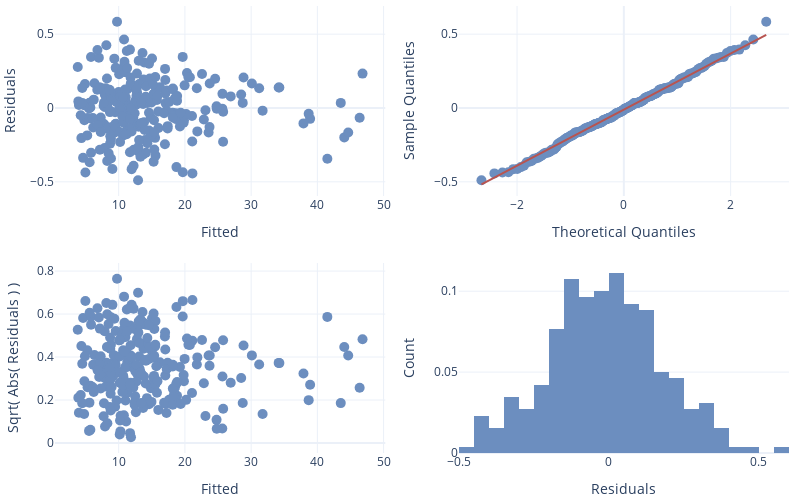

Here is the notebook cell this chart was saved with:
### Code cell
glmm_snr_snt = glmer('SNR ~ Stain * Tissue + (1|Experiment) + (1|ROI)', data=pl_df_measures, family='Gamma', link='log')
glmm_snr_snt.set_factors(['Stain', 'Tissue'])

# Convert estimates to odds
display(glmm_snr_snt.fit(exponentiate=True, summary=True, conf_method='boot'))
display(glmm_snr_snt.result_fit_stats)
stat_diagnostics(glmm_snr_snt.data['fitted'], glmm_snr_snt.data['resid'], glmm_snr_snt.data['Experiment'])

### Figure 1 — Plotly figure (JSON) as saved in the notebook; plotly's stock layout.template omitted (floating-point values rounded to 4 significant figures; data arrays with more than 128 entries replaced by an {"elided": "..."} marker saying what was removed)
{"data": [{"marker": {"color": "#6C8EBF", "size": 10}, "mode": "markers", "text": {"elided": "260 str values"}, "type": "scatter", "x": {"elided": "260 float values"}, "xaxis": "x", "y": {"elided": "260 float values"}, "yaxis": "y"}, {"marker": {"color": "#6C8EBF", "size": 10}, "mode": "markers", "type": "scatter", "x": {"elided": "260 float values"}, "xaxis": "x2", "y": {"elided": "260 float values"}, "yaxis": "y2"}, {"marker": {"color": "#B85450", "line": {"width": 2}}, "mode": "lines", "type": "scatter", "x": {"elided": "260 float values"}, "xaxis": "x2", "y": {"elided": "260 float values"}, "yaxis": "y2"}, {"marker": {"color": "#6C8EBF", "size": 10}, "mode": "markers", "text": {"elided": "260 str values"}, "type": "scatter", "x": {"elided": "260 float values"}, "xaxis": "x3", "y": {"elided": "260 float values"}, "yaxis": "y3"}, {"histnorm": "probability", "marker": {"color": "#6C8EBF"}, "type": "histogram", "x": {"elided": "260 float values"}, "xaxis": "x4", "yaxis": "y4"}], "layout": {"height": 500, "margin": {"b": 5, "l": 10, "r": 10, "t": 5}, "showlegend": false, "width": 800, "xaxis": {"anchor": "y", "domain": [0, 0.45], "title": {"text": "Fitted"}}, "xaxis2": {"anchor": "y2", "domain": [0.55, 1], "title": {"text": "Theoretical Quantiles"}}, "xaxis3": {"anchor": "y3", "domain": [0, 0.45], "title": {"text": "Fitted"}}, "xaxis4": {"anchor": "y4", "domain": [0.55, 1], "title": {"text": "Residuals"}}, "yaxis": {"anchor": "x", "domain": [0.575, 1], "title": {"text": "Residuals"}}, "yaxis2": {"anchor": "x2", "domain": [0.575, 1], "title": {"text": "Sample Quantiles"}}, "yaxis3": {"anchor": "x3", "domain": [0, 0.425], "title": {"text": "Sqrt( Abs( Residuals ) )"}}, "yaxis4": {"anchor": "x4", "domain": [0, 0.425], "title": {"text": "Count"}}}}
